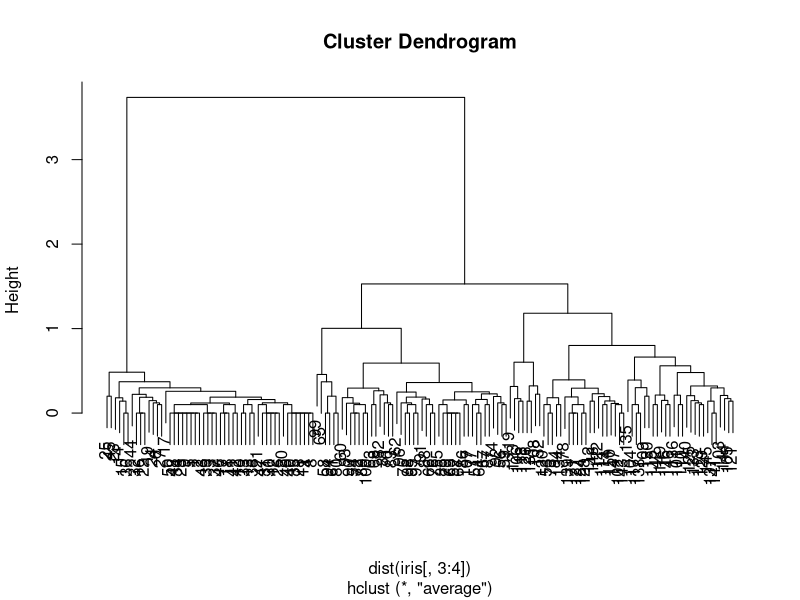
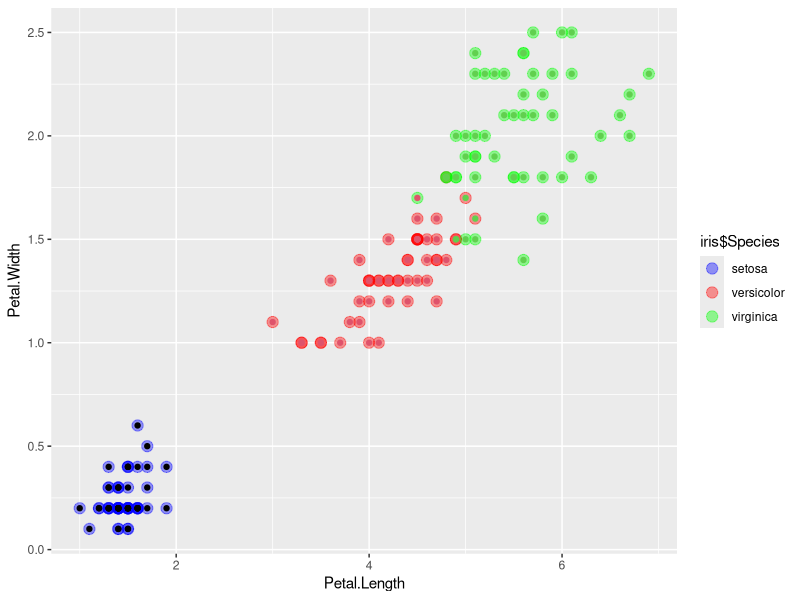
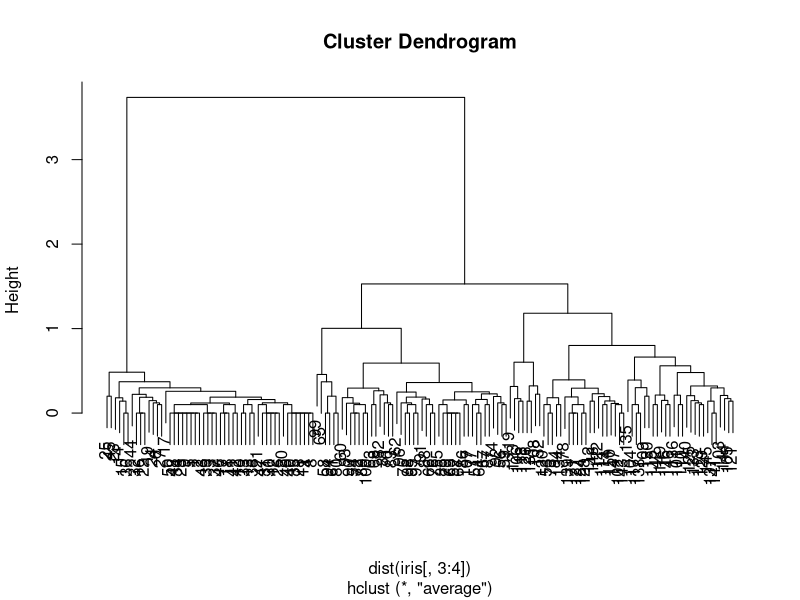
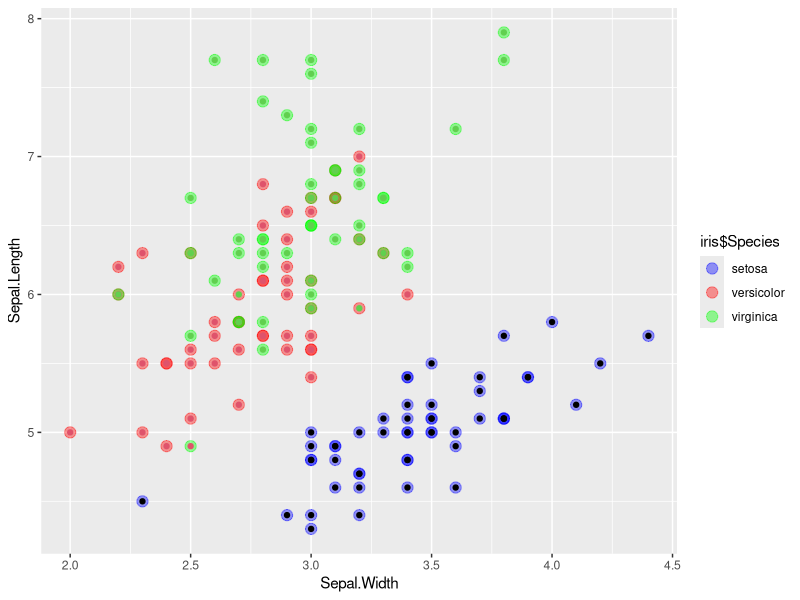

Here is the R script that generated these plots, in order:
# Zhiyuan(James) Zhang
# Nov 27 2017
# I pledge my honor that I have abided by the Stevens Honor System
# Two questions are exactly the same, I don't know why it appears two times.

rm(list=ls())
library(class)
library(ggplot2)
data(iris)

clusP <- hclust(dist(iris[, 3:4]), method = 'average')
plot(clusP)

clusCutP <- cutree(clusP, 3)
table(clusCutP, iris$Species)
ggplot(iris, aes(Petal.Length, Petal.Width, color = iris$Species)) + 
  geom_point(alpha = 0.4, size = 3.5) + geom_point(col = clusCutP) + 
  scale_color_manual(values = c('blue', 'red', 'green'))

clustersS <- hclust(dist(iris[, 3:4]), method = 'average')
plot(clustersS)

clusCutS <- cutree(clustersS, 3)
table(clusCutS, iris$Species)

ggplot(iris, aes(Sepal.Width,Sepal.Length,  color = iris$Species)) + 
  geom_point(alpha = 0.4, size = 3.5) + geom_point(col = clusCutS) + 
  scale_color_manual(values = c('blue', 'red', 'green'))

